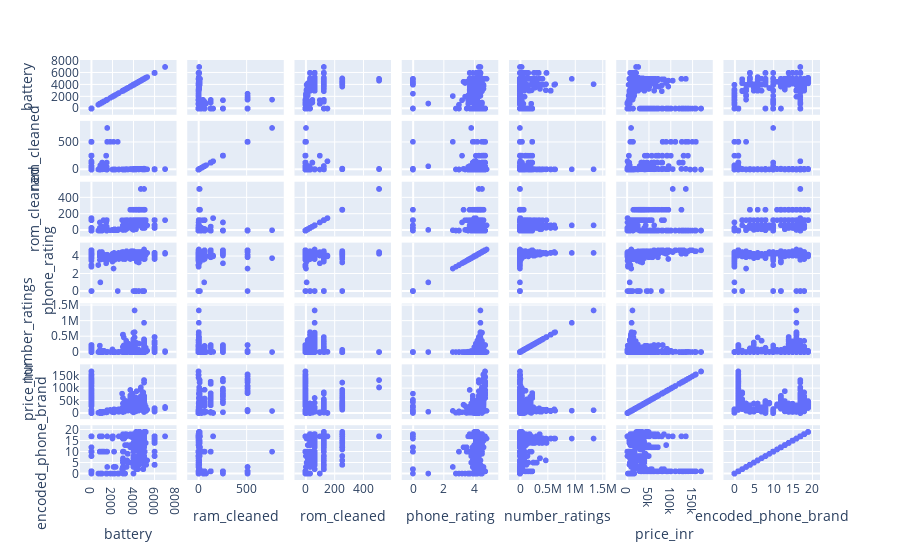

The cell this chart's notebook holds for it:
### Code cell
px.scatter_matrix(final_dataset,dimensions=["battery","ram_cleaned","rom_cleaned","phone_rating","number_ratings","price_inr","encoded_phone_brand"])

### Figure 1 — Plotly figure (JSON) as saved in the notebook; plotly's stock layout.template omitted (floating-point values rounded to 4 significant figures; data arrays with more than 128 entries replaced by an {"elided": "..."} marker saying what was removed)
{"data": [{"dimensions": [{"axis": {"matches": true}, "label": "battery", "values": {"elided": "1836 int values"}}, {"axis": {"matches": true}, "label": "ram_cleaned", "values": {"elided": "1836 float values"}}, {"axis": {"matches": true}, "label": "rom_cleaned", "values": {"elided": "1836 float values"}}, {"axis": {"matches": true}, "label": "phone_rating", "values": {"elided": "1836 float values"}}, {"axis": {"matches": true}, "label": "number_ratings", "values": {"elided": "1836 int values"}}, {"axis": {"matches": true}, "label": "price_inr", "values": {"elided": "1836 int values"}}, {"axis": {"matches": true}, "label": "encoded_phone_brand", "values": {"elided": "1836 int values"}}], "hovertemplate": "%{xaxis.title.text}=%{x}<br>%{yaxis.title.text}=%{y}<extra></extra>", "legendgroup": "", "marker": {"color": "#636efa", "symbol": "circle"}, "name": "", "showlegend": false, "type": "splom"}], "layout": {"dragmode": "select", "legend": {"tracegroupgap": 0}, "margin": {"t": 60}}}
